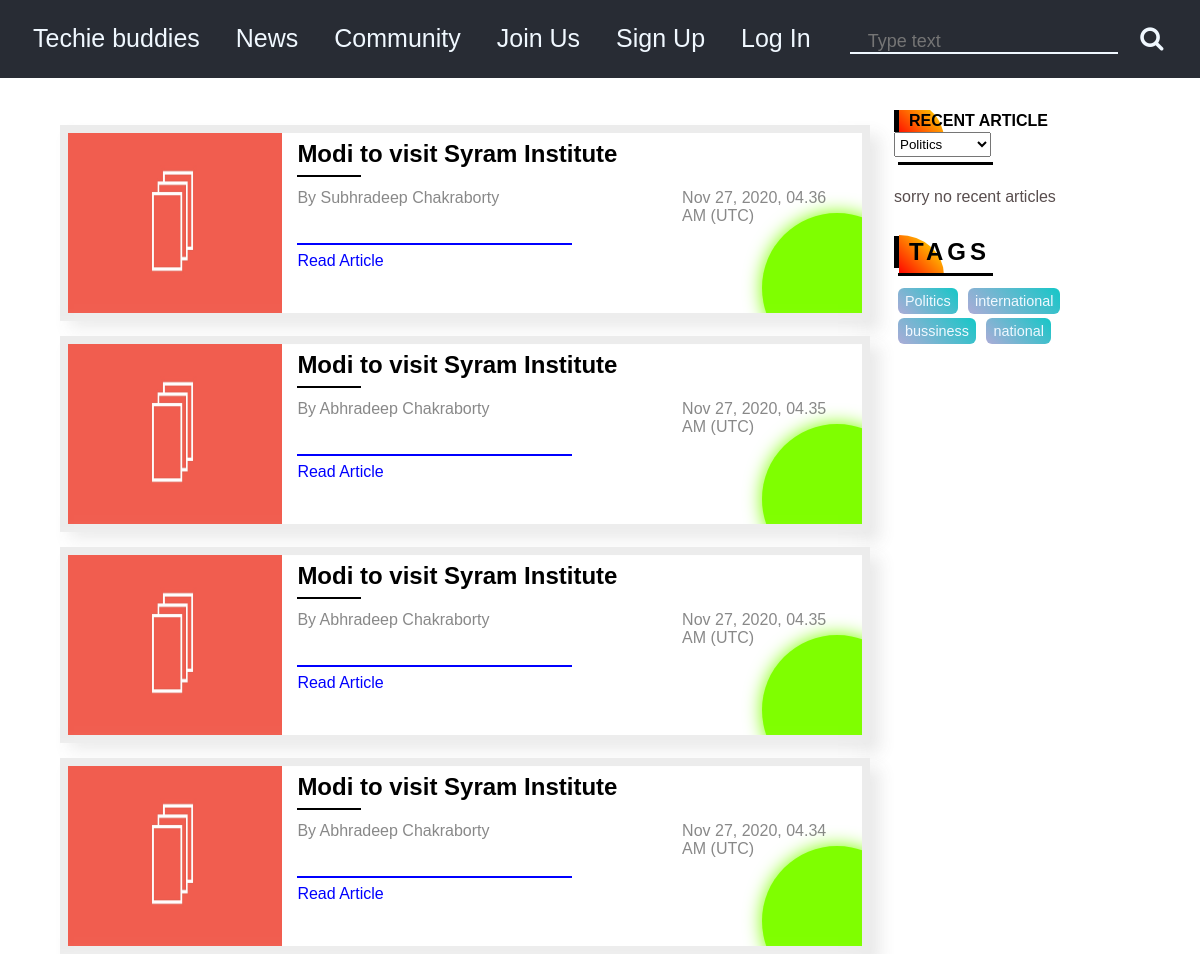
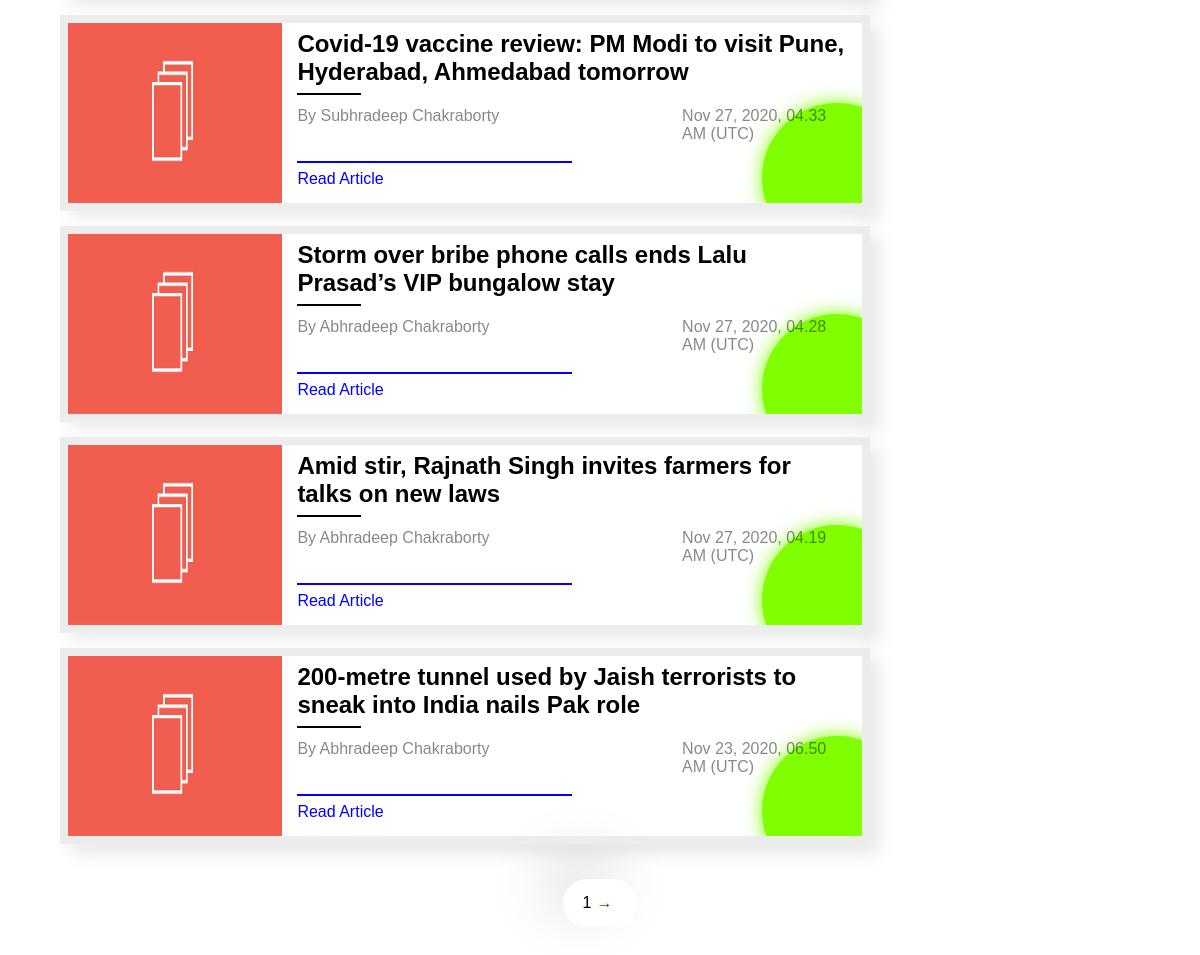
The page /news/national on the database its author committed (2 pictures, top to bottom).
### Blog/models.py (models this page shows, shortened)
class Blog(models.Model):
    heading = models.CharField(max_length=100)
    publish_date = models.DateTimeField()
    content = fields.RichTextField()
    author = models.ForeignKey(Author,on_delete = models.CASCADE)
    tags = models.ManyToManyField(Tag,related_name='blogs')
    read = models.IntegerField(default=0)
    front_img = models.ImageField(blank=True,upload_to='Blog/images',null = True)
    def was_published_recently(self):
        return self.publish_date >= timezone.now() - datetime.timedelta(days= 2)
    class Meta:
        ordering=['-id']

class Author(models.Model):
    name = models.CharField(max_length = 45)
    country = models.CharField(max_length = 45,choices=COUNTRY_CHOICES)
    works_at = models.CharField(max_length=48)
    description = fields.RichTextField(blank=True,null=True)
    image = models.ImageField(blank = True,upload_to='Blog/images',null = True)
    email = models.EmailField(blank=True,null=True)
    facebook_url = models.URLField(blank=True,null=True)
    instagram_url = models.URLField(blank=True,null=True)
    twitter_url = models.URLField(blank=True,null=True)

class Tag(models.Model):
    name = models.CharField(max_length=15)

### Blog/views.py (the view)
# urls.py: path('<slug:name>',views.tagpost,name='tagpost'),
def tagpost(request,name,index='1'):
    tag = Tag.objects.get(name=name)
    tags = Tag.objects.all()
    tag2 = Tag.objects.get(name='Politics')
    blogtag = tag2.blogs.all()
    pagination = ''
    current_page = int(index)
    path = request.path
    if path.find('page')!= -1:
        path = ''
    print(path)
    limit = 8 * current_page
    offset = limit - 8
    blog_list = tag.blogs.all()[offset:limit]  # limiting contacts based on current_page
    total_blogs = tag.blogs.all().count()
    total_pages = total_blogs // 8
    if total_blogs % 8 != 0:
        if total_blogs > 8:
            total_pages += 1 # adding one more page if the last page will contains less contacts
        pagination = make_pagination_html(current_page, total_pages,path)
    return render(request,'Techblog/tagpost.html',{'blogs':blog_list,'tags':tags,'blogtag':blogtag,'pagination':pagination})

### Blog/views.py (called while the page is built, shortened)
def make_pagination_html(current_page, total_pages,path=''):
    pagination_string = ""
    pagination_string += "<li class='active'>%s</li>"  % (current_page)
    count_limit = 1
    value = current_page - 1
    value = current_page + 1
    if current_page < total_pages:
        if not path:
            pagination_string += '<a href="./page/%s"  onclick="if(location.href.search(' % (current_page + 1) + "'page') != -1){this.href='%s';console.log(this.href)}"  % (current_page + 1) +'">→</a>'
        else:
            pagination_string += '<a href="..' +path +'/page/%s"  onclick="if(location.href.search(' % (current_page + 1) + "'page') != -1){this.href='%s';console.log(this.href)}"  % (current_page + 1) +'">→</a>'
    return pagination_string

### template/Techblog/tagpost.html
{% extends 'Techblog/base.html' %}
{% load static %}
{%block link%}
<link rel='stylesheet'  href='{% static "Techblog/basenews.css"%}' />
{% endblock %}
{%block body%}
    {% include 'Techblog/basenews.html' %}
{% endblock%}

### template/Techblog/basenews.html (shortened to what this page needs)
{% load static %}
<section class='main-section'>
    <main>
        <div class='blog-container'>
            {% if blogs%}
            {% for blog in blogs %}
            <div class='post'>
                {% if blog.front_img %}
                <img class='main-post-img' src='{{blog.front_img.url}}' />
                <script>console.log('hello');</script>
                {% else %}
                    <img class='main-post-img' src='{%static "Techblog/featuredimage.jpg" %}' />
                {% endif %}
                <div class='small-intro'>
                    <h2>{{blog.heading}}</h2>
                    <div class='heading-underline'></div>
                    <div class='post-information'>
                        <p class='author'><span>By</span> {{blog.author.name}}</p>
                        <p class='time-of-post'>{{blog.publish_date|date:'M j, Y,'}} {{blog.publish_date|date:'H.i A'}}
                            ({{blog.publish_date|date:'T'}})</p>
                    </div>
                    <div class='line'></div>
                    <a class='read-article' href='{% url "Blog:post" blog.id %}'>Read Article</a>
                </div>
            </div>
            {% endfor %}
            {% else %}
            <h1 style='color:rgb(88, 77, 77);padding:15px 0;'>sorry no articles </h1>
            {% endif %}
        </div>
        <div class='sidebar-wrapper'>
            <div class='related-items'>
                <div class='head post-tag'>
                    <h1>RECENT ARTICLE</h1>
                    <select id='tag-search' name='tagsname'>
                        {% for tag in tags %}
                        <option value={{tag.name}}>{{tag.name}}</option>
                        {% endfor %}
                    </select>
                    <div class='heading-bar'></div>
                </div>
                <div class='related-content'>
                </div>
            </div>
            <div class='tags-wrapper'>
                <div class='head'>
                    <h1>TAGS</h1>
                    <div class='heading-bar'></div>
                </div>
                {% for tag in tags %}
                    <a class='tags' href='{% url "Blog:tagpost" tag.name %}'>{{tag.name}}</a>
                {% endfor %}
            </div>
        </div>
    </main>
    <div class='page-number'>
        <div class='kalo' style='display:inline-block;'>
            {{pagination|safe}}
        </div>
    </div>
</section>

### static/Techblog/base.css (style rules this page uses)
* { margin: 0; padding: 0; box-sizing: border-box; }
body { min-height: 100vh; font-family: 'Gill Sans', 'Gill Sans MT', Calibri, 'Trebuchet MS', sans-serif; }

### static/Techblog/basenews.css (style rules this page uses)
.main-section { width:90%; margin:auto; margin-top: 32px; }
.blog-container { width:75%; float: left; }
.post { overflow:auto; margin-top: 15px; margin-bottom: 15px; box-shadow: -10px -10px 15px rgba(255,255,255,0.5), 10px 10px 15px rgba(70,70,70,0.12); border: 8px solid #ececec; position:relative; overflow:hidden; }
.post::before { position: absolute; content:''; width: 150px; background-color: chartreuse; height: 150px; border-radius: 50%; bottom:-50px; right:-50px; z-index: -2; box-shadow: 0 0 18px chartreuse; }
.main-post-img { width:27%; height: 180px; float:left; }
.small-intro { float:left; width:73%; padding: 7px 15px 10px; }
.post::after { clear: both; content:''; display: table; }
.small-intro h2 { margin-bottom:7px; }
.heading-underline { width:64px; margin-bottom: 12px; height: 2px; background-color: black; }
.post-information { width:100%; color:#0007; margin-bottom:18px; }
.author { float:left; width:70%; }
.time-of-post { float:right; width:30%; }
.post-information::after { content:''; clear:both; display:table; }
.read-article { padding: 5px 5px 5px 0; display:inline-block; text-decoration: none; color:blue; }
.line { width:50%; content:''; height:2px; background-color: blue; margin-bottom: 2px; margin-top: 15px; }
.sidebar-wrapper { float:left; width:22%; margin-left:24px; display: flex; flex-direction: column; overflow: auto; }
main::after { clear:both; content:''; display:table; }
.head h1 { padding: 2px 10px 2px; letter-spacing: 4px; border-left:5px solid black; position:relative; }
.heading-bar { margin-top: 5px; margin-bottom: 8px; margin-left:4px; content:''; width:40%; height:3px; background-color: black; }
.post-tag h1 { display:inline-block; margin-right:10%; letter-spacing: normal; font-size: 1rem; }
#tag-search { padding: 3px 1px; display:inline-block; }
.head h1::after { width:45px; height:40px; content:''; background: linear-gradient(45deg,red,yellow); position:absolute; z-index:-2; bottom:-7px; left:0; border-radius:0% 100% 100% 0% / 0% 100% 0% 100% ; }
.related-content { display:flex; flex-direction: column; }
.page-number { text-align: center; margin:20px 0 30px; }
.tags-wrapper { margin-top: 15px; }
.tags { display: inline-block; padding: 5px 7px; color:aliceblue; text-decoration: none; font-size: 0.9rem; border-radius: 6px; margin:4px 2px 0 4px; background: linear-gradient(45deg,rgba(5, 5, 136, 0.333),rgb(21, 199, 199)); }
.page-number a { display: inline-block; text-decoration: none; color: rgb(105, 43, 2); padding: 5px; margin: 0; border-radius: 4px; background: #fff; font-weight: bold; }
.page-number li { list-style-type: none; display:inline-block; }
.kalo { padding:10px 20px; border-radius: 50px; background: #ffffff; box-shadow: -20px -20px 60px #d9d9d9, 20px 20px 60px #ffffff; }

### rows shown on the page
Blog: heading "Modi to visit Syram Institute", author.name "Subhradeep Chakraborty", publish_date "Nov 27, 2020,", publish_date "04.36 AM", publish_date "UTC"
Blog: heading "Modi to visit Syram Institute", author.name "Abhradeep Chakraborty", publish_date "Nov 27, 2020,", publish_date "04.35 AM", publish_date "UTC"
Blog: heading "Modi to visit Syram Institute", author.name "Abhradeep Chakraborty", publish_date "Nov 27, 2020,", publish_date "04.35 AM", publish_date "UTC"
Blog: heading "Modi to visit Syram Institute", author.name "Abhradeep Chakraborty", publish_date "Nov 27, 2020,", publish_date "04.34 AM", publish_date "UTC"
Blog: heading "Covid-19 vaccine review: PM Modi to visit Pune, Hyderabad, Ahmedabad tomorrow", author.name "Subhradeep Chakraborty", publish_date "Nov 27, 2020,", publish_date "04.33 AM", publish_date "UTC"
Blog: heading "Storm over bribe phone calls ends Lalu Prasad’s VIP bungalow stay", author.name "Abhradeep Chakraborty", publish_date "Nov 27, 2020,", publish_date "04.28 AM", publish_date "UTC"
Blog: heading "Amid stir, Rajnath Singh invites farmers for talks on new laws", author.name "Abhradeep Chakraborty", publish_date "Nov 27, 2020,", publish_date "04.19 AM", publish_date "UTC"
Blog: heading "200-metre tunnel used by Jaish terrorists to sneak into India nails Pak role", author.name "Abhradeep Chakraborty", publish_date "Nov 23, 2020,", publish_date "06.50 AM", publish_date "UTC"
Tag: name "Politics"
Tag: name "international"
Tag: name "bussiness"
Tag: name "national"

### other values the page prints
{{ pagination|safe }} "1 →"
form field tagsname "Politics"
